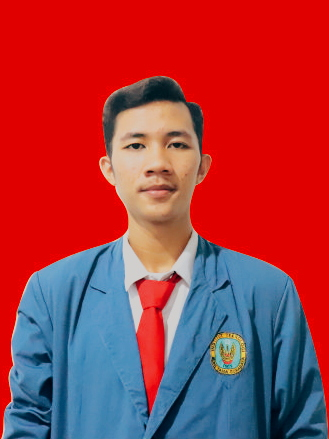
#> input picture Foto1.jpg, 329 x 439 px
$ jupyter execute Histogram_Equalization.ipynb
#> lines starting #> are read from the running program, lines starting #| are printed output that depends on the picture
[cell 1]
import cv2
import numpy as np
from matplotlib import pyplot as plt

img = cv2.imread('Foto1.jpg',0)
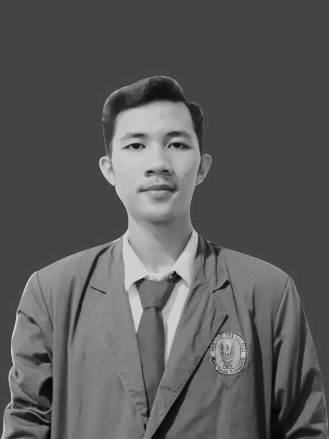
#> img: shape (439, 329); min 4, max 210, mean 90

hist,bins = np.histogram(img.flatten(),256,[0,256])
#> hist = 256 values, max 69865 at index 67, min 0 at index 0, mean 564.2; bins = 257 values from 0 to 256

cdf = hist.cumsum()
#> cdf = 256 values from 0 to 144431
cdf_normalized = cdf * hist.max()/ cdf.max()
#> cdf_normalized = 256 values from 0 to 69865

[cell 2]
plt.imshow(img)

[cell 3]
plt.plot(cdf_normalized, color = 'b')
plt.hist(img.flatten(),256,[0,256], color = 'g')
plt.xlim([0,256])
plt.legend(('cdf','histogram'), loc = 'upper left')
plt.show()
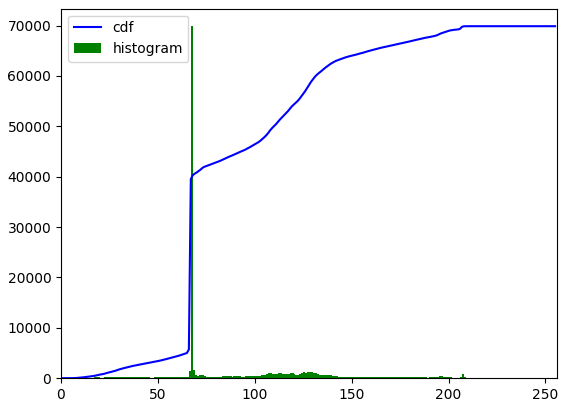
#> figure drawn by matplotlib, 1 panel; tallest bar 69865 high, from x = 67 to 68; curve peaks at x = 210, y = 69865

[cell 4]
img = cv2.imread('Foto1.jpg',0)

hist,bins = np.histogram(img.flatten(),256,[0,256])

cdf_m = np.ma.masked_equal(cdf,0)
cdf_m = (cdf_m - cdf_m.min())*255/(cdf_m.max()-cdf_m.min())
cdf = np.ma.filled(cdf_m,0).astype('uint8')
#> cdf = 256 values from 0 to 255

[cell 5]
img2 = cdf[img]
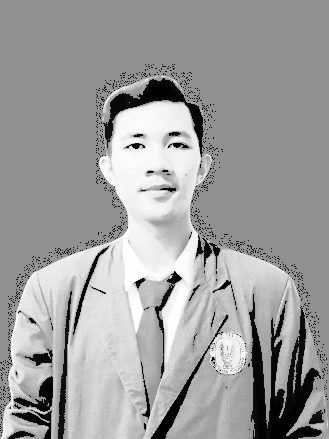
#> img2: shape (439, 329); min 0, max 255, mean 157.3
plt.plot(cdf_normalized, color = 'b')
plt.hist(img2.flatten(),256,[0,256], color = 'g')
plt.xlim([0,256])
plt.legend(('cdf','histogram'), loc = 'upper left')
plt.show()
#> figure, not shown here; tallest bar 69865 high, from x = 144 to 145; curve peaks at x = 210, y = 69865
